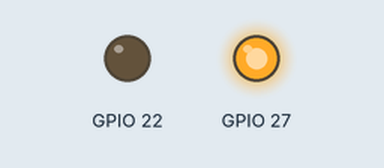
Recording of a program running on a simulated Raspberry Pi (BCM pin numbers). On the bench: output pins drawn as LEDs (lit = HIGH).

Above: at 0.5 s.
At 2.5 s:
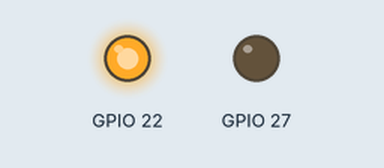
At 4.5 s:
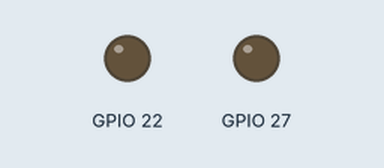
Timing chart, 0 to 7.8 s (numbered marks = the images above):
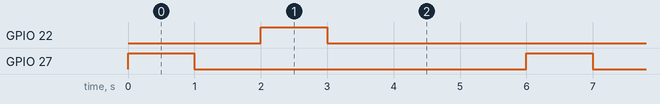

Measured:
- by itself, GPIO 22, GPIO 27: alternates HIGH for 1.0 s and LOW for 5.0 s
- by itself, everything shown: repeats every 6.0 s, in 4 steps

The program:

6.-control_motor_cd.py
```python
from gpiozero import LED as MOTOR #Importar librerías
from time import sleep #Importar librería de tiempo
motor_B_polo_1 = MOTOR (27) #Asignación de Pin
motor_B_polo_2 = MOTOR (22) #Asignación de Pin

def adelante (): #Función para mover el motor en sentido horario
    motor_B_polo_1.on ()
    motor_B_polo_2.off ()
def atras (): #Función para mover el motor en sentido anti horario
    motor_B_polo_1.off ()
    motor_B_polo_2.on ()
def paro (): #Función para detener el motor
    motor_B_polo_1.off ()
    motor_B_polo_2.off ()

if __name__ == '__main__':
    while True: #Ciclo While
        adelante ()
        sleep(1)
        paro ()
        sleep (1)
        atras ()
        sleep (1)
        paro ()
        sleep (3)
```
